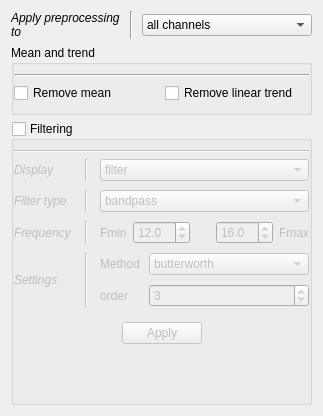
              <widget class="QWidget" name="_sigproc_page">
               <layout class="QVBoxLayout" name="verticalLayout_25">
                <item>
                 <layout class="QGridLayout" name="gridLayout_14">
                  <property name="topMargin">
                   <number>0</number>
                  </property>
                  <item row="0" column="0">
                   <widget class="QLabel" name="label_76">
                    <property name="font">
                     <font>
                      <italic>true</italic>
                      <stylestrategy>PreferDefault</stylestrategy>
                      <kerning>true</kerning>
                     </font>
                    </property>
                    <property name="text">
                     <string>Apply preprocessing
to</string>
                    </property>
                   </widget>
                  </item>
                  <item row="0" column="1">
                   <widget class="Line" name="line_36">
                    <property name="minimumSize">
                     <size>
                      <width>10</width>
                      <height>0</height>
                     </size>
                    </property>
                    <property name="orientation">
                     <enum>Qt::Vertical</enum>
                    </property>
                   </widget>
                  </item>
                  <item row="0" column="2">
                   <widget class="QComboBox" name="_SigFiltChan">
                    <property name="toolTip">
                     <string>&lt;html&gt;&lt;head/&gt;&lt;body&gt;&lt;p&gt;Display the signal, in a specific frequency band as :&lt;/p&gt;&lt;p&gt;- &amp;quot;filter&amp;quot; : simply, the filtered signal&lt;/p&gt;&lt;p&gt;- &amp;quot;amplitude&amp;quot; : the amplitude of the signal&lt;/p&gt;&lt;p&gt;- &amp;quot;power&amp;quot; : the power of the signal&lt;/p&gt;&lt;p&gt;- &amp;quot;phase&amp;quot; : the phase of the signal&lt;/p&gt;&lt;/body&gt;&lt;/html&gt;</string>
                    </property>
                    <item>
                     <property name="text">
                      <string>all channels</string>
                     </property>
                    </item>
                   </widget>
                  </item>
                  <item row="1" column="2">
                   <spacer name="horizontalSpacer_43">
                    <property name="orientation">
                     <enum>Qt::Horizontal</enum>
                    </property>
                    <property name="sizeHint" stdset="0">
                     <size>
                      <width>40</width>
                      <height>0</height>
                     </size>
                    </property>
                   </spacer>
                  </item>
                 </layout>
                </item>
                <item>
                 <widget class="QGroupBox" name="groupBox_5">
                  <property name="title">
                   <string>Mean and trend</string>
                  </property>
                  <layout class="QVBoxLayout" name="verticalLayout_7">
                   <property name="leftMargin">
                    <number>0</number>
                   </property>
                   <property name="rightMargin">
                    <number>0</number>
                   </property>
                   <item>
                    <widget class="Line" name="line_12">
                     <property name="orientation">
                      <enum>Qt::Horizontal</enum>
                     </property>
                    </widget>
                   </item>
                   <item>
                    <layout class="QGridLayout" name="gridLayout_2">
                     <item row="0" column="0">
                      <widget class="QCheckBox" name="_SigMean">
                       <property name="text">
                        <string>Remove mean</string>
                       </property>
                      </widget>
                     </item>
                     <item row="0" column="1">
                      <widget class="QCheckBox" name="_SigTrend">
                       <property name="text">
                        <string>Remove linear trend</string>
                       </property>
                      </widget>
                     </item>
                    </layout>
                   </item>
                  </layout>
                 </widget>
                </item>
                <item>
                 <widget class="QGroupBox" name="_SigFilt">
                  <property name="title">
                   <string>Filtering</string>
                  </property>
                  <property name="checkable">
                   <bool>true</bool>
                  </property>
                  <property name="checked">
                   <bool>false</bool>
                  </property>
                  <layout class="QVBoxLayout" name="verticalLayout_8">
                   <property name="leftMargin">
                    <number>0</number>
                   </property>
                   <property name="rightMargin">
                    <number>0</number>
                   </property>
                   <item>
                    <widget class="Line" name="line_11">
                     <property name="orientation">
                      <enum>Qt::Horizontal</enum>
                     </property>
                    </widget>
                   </item>
                   <item>
                    <widget class="QWidget" name="_SigFiltW" native="true">
                     <property name="enabled">
                      <bool>false</bool>
                     </property>
                     <layout class="QVBoxLayout" name="verticalLayout_9">
                      <property name="spacing">
                       <number>0</number>
                      </property>
                      <property name="leftMargin">
                       <number>0</number>
                      </property>
                      <property name="topMargin">
                       <number>0</number>
                      </property>
                      <property name="rightMargin">
                       <number>0</number>
                      </property>
                      <property name="bottomMargin">
                       <number>0</number>
                      </property>
                      <item>
                       <layout class="QGridLayout" name="gridLayout_3">
                        <property name="spacing">
                         <number>9</number>
                        </property>
                        <item row="0" column="2">
                         <widget class="QComboBox" name="_SigFiltDisp">
                          <property name="toolTip">
                           <string>&lt;html&gt;&lt;head/&gt;&lt;body&gt;&lt;p&gt;Display the signal, in a specific frequency band as :&lt;/p&gt;&lt;p&gt;- &amp;quot;filter&amp;quot; : simply, the filtered signal&lt;/p&gt;&lt;p&gt;- &amp;quot;amplitude&amp;quot; : the amplitude of the signal&lt;/p&gt;&lt;p&gt;- &amp;quot;power&amp;quot; : the power of the signal&lt;/p&gt;&lt;p&gt;- &amp;quot;phase&amp;quot; : the phase of the signal&lt;/p&gt;&lt;/body&gt;&lt;/html&gt;</string>
                          </property>
                          <item>
                           <property name="text">
                            <string>filter</string>
                           </property>
                          </item>
                          <item>
                           <property name="text">
                            <string>amplitude</string>
                           </property>
                          </item>
                          <item>
                           <property name="text">
                            <string>power</string>
                           </property>
                          </item>
                          <item>
                           <property name="text">
                            <string>phase</string>
                           </property>
                          </item>
                         </widget>
                        </item>
                        <item row="1" column="0">
                         <widget class="QLabel" name="label_18">
                          <property name="font">
                           <font>
                            <italic>true</italic>
                            <stylestrategy>PreferDefault</stylestrategy>
                            <kerning>true</kerning>
                           </font>
                          </property>
                          <property name="text">
                           <string>Filter type</string>
                          </property>
                         </widget>
                        </item>
                        <item row="2" column="0">
                         <widget class="QLabel" name="label_7">
                          <property name="font">
                           <font>
                            <italic>true</italic>
                            <stylestrategy>PreferDefault</stylestrategy>
                            <kerning>true</kerning>
                           </font>
                          </property>
                          <property name="text">
                           <string>Frequency</string>
                          </property>
                         </widget>
                        </item>
                        <item row="2" column="1">
                         <widget class="Line" name="line_24">
                          <property name="minimumSize">
                           <size>
                            <width>10</width>
                            <height>0</height>
                           </size>
                          </property>
                          <property name="orientation">
                           <enum>Qt::Vertical</enum>
                          </property>
                         </widget>
                        </item>
                        <item row="1" column="1">
                         <widget class="Line" name="line_23">
                          <property name="minimumSize">
                           <size>
                            <width>10</width>
                            <height>0</height>
                           </size>
                          </property>
                          <property name="orientation">
                           <enum>Qt::Vertical</enum>
                          </property>
                         </widget>
                        </item>
                        <item row="0" column="0">
                         <widget class="QLabel" name="label_68">
                          <property name="font">
                           <font>
                            <italic>true</italic>
                            <stylestrategy>PreferDefault</stylestrategy>
                            <kerning>true</kerning>
                           </font>
                          </property>
                          <property name="text">
                           <string>Display</string>
                          </property>
                         </widget>
                        </item>
                        <item row="0" column="1">
                         <widget class="Line" name="line_26">
                          <property name="minimumSize">
                           <size>
                            <width>10</width>
                            <height>0</height>
                           </size>
                          </property>
                          <property name="orientation">
                           <enum>Qt::Vertical</enum>
                          </property>
                         </widget>
                        </item>
                        <item row="3" column="0">
                         <widget class="QLabel" name="label_58">
                          <property name="font">
                           <font>
                            <italic>true</italic>
                            <stylestrategy>PreferDefault</stylestrategy>
                            <kerning>true</kerning>
                           </font>
                          </property>
                          <property name="text">
                           <string>Settings</string>
                          </property>
                         </widget>
                        </item>
                        <item row="4" column="2">
                         <spacer name="horizontalSpacer_40">
                          <property name="orientation">
                           <enum>Qt::Horizontal</enum>
                          </property>
                          <property name="sizeHint" stdset="0">
                           <size>
                            <width>40</width>
                            <height>0</height>
                           </size>
                          </property>
                         </spacer>
                        </item>
                        <item row="5" column="0" colspan="3">
                         <widget class="QWidget" name="widget_5" native="true">
                          <property name="minimumSize">
                           <size>
                            <width>0</width>
                            <height>0</height>
                           </size>
                          </property>
                          <layout class="QHBoxLayout" name="horizontalLayout_12">
                           <property name="topMargin">
                            <number>6</number>
                           </property>
                           <item>
                            <spacer name="horizontalSpacer_22">
                             <property name="orientation">
                              <enum>Qt::Horizontal</enum>
                             </property>
                             <property name="sizeHint" stdset="0">
                              <size>
                               <width>40</width>
                               <height>20</height>
                              </size>
                             </property>
                            </spacer>
                           </item>
                           <item>
                            <widget class="QPushButton" name="_SigFiltApply">
                             <property name="text">
                              <string>Apply</string>
                             </property>
                            </widget>
                           </item>
                           <item>
                            <spacer name="horizontalSpacer_23">
                             <property name="orientation">
                              <enum>Qt::Horizontal</enum>
                             </property>
                             <property name="sizeHint" stdset="0">
                              <size>
                               <width>40</width>
                               <height>20</height>
                              </size>
                             </property>
                            </spacer>
                           </item>
                          </layout>
                         </widget>
                        </item>
                        <item row="1" column="2">
                         <widget class="QComboBox" name="_SigFiltBand">
                          <property name="toolTip">
                           <string>&lt;html&gt;&lt;head/&gt;&lt;body&gt;&lt;p&gt;- bandpass: keep only frequencies between [fmin, fmax]&lt;/p&gt;&lt;p&gt;- bandstop: remove frequencies between [fmin, fmax]&lt;/p&gt;&lt;p&gt;- lowpass: keep only frequencies under fmax&lt;/p&gt;&lt;p&gt;- highpass: keep only frequencies over fmin&lt;/p&gt;&lt;/body&gt;&lt;/html&gt;</string>
                          </property>
                          <item>
                           <property name="text">
                            <string>bandpass</string>
                           </property>
                          </item>
                          <item>
                           <property name="text">
                            <string>bandstop</string>
                           </property>
                          </item>
                          <item>
                           <property name="text">
                            <string>lowpass</string>
                           </property>
                          </item>
                          <item>
                           <property name="text">
                            <string>highpass</string>
                           </property>
                          </item>
                         </widget>
                        </item>
                        <item row="2" column="2">
                         <widget class="QWidget" name="widget_4" native="true">
                          <layout class="QHBoxLayout" name="horizontalLayout_7">
                           <property name="leftMargin">
                            <number>0</number>
                           </property>
                           <property name="topMargin">
                            <number>0</number>
                           </property>
                           <property name="rightMargin">
                            <number>0</number>
                           </property>
                           <property name="bottomMargin">
                            <number>0</number>
                           </property>
                           <item>
                            <layout class="QHBoxLayout" name="horizontalLayout_5">
                             <property name="topMargin">
                              <number>0</number>
                             </property>
                             <item>
                              <widget class="QLabel" name="label_9">
                               <property name="text">
                                <string>Fmin</string>
                               </property>
                              </widget>
                             </item>
                             <item>
                              <widget class="QDoubleSpinBox" name="_SigFiltFrom">
                               <property name="decimals">
                                <number>1</number>
                               </property>
                               <property name="minimum">
                                <double>0.100000000000000</double>
                               </property>
                               <property name="maximum">
                                <double>200.000000000000000</double>
                               </property>
                               <property name="value">
                                <double>12.000000000000000</double>
                               </property>
                              </widget>
                             </item>
                             <item>
                              <spacer name="horizontalSpacer_15">
                               <property name="orientation">
                                <enum>Qt::Horizontal</enum>
                               </property>
                               <property name="sizeType">
                                <enum>QSizePolicy::Fixed</enum>
                               </property>
                               <property name="sizeHint" stdset="0">
                                <size>
                                 <width>20</width>
                                 <height>20</height>
                                </size>
                               </property>
                              </spacer>
                             </item>
                             <item>
                              <widget class="QDoubleSpinBox" name="_SigFiltTo">
                               <property name="decimals">
                                <number>1</number>
                               </property>
                               <property name="minimum">
                                <double>0.100000000000000</double>
                               </property>
                               <property name="maximum">
                                <double>200.000000000000000</double>
                               </property>
                               <property name="value">
                                <double>16.000000000000000</double>
                               </property>
                              </widget>
                             </item>
                             <item>
                              <widget class="QLabel" name="label_8">
                               <property name="text">
                                <string>Fmax</string>
                               </property>
                              </widget>
                             </item>
                            </layout>
                           </item>
                          </layout>
                         </widget>
                        </item>
                        <item row="3" column="1">
                         <widget class="Line" name="line_25">
                          <property name="minimumSize">
                           <size>
                            <width>10</width>
                            <height>0</height>
                           </size>
                          </property>
                          <property name="orientation">
                           <enum>Qt::Vertical</enum>
                          </property>
                         </widget>
                        </item>
                        <item row="3" column="2">
                         <layout class="QGridLayout" name="gridLayout_10">
                          <property name="topMargin">
                           <number>0</number>
                          </property>
                          <item row="0" column="0">
                           <widget class="QLabel" name="label_10">
                            <property name="text">
                             <string>Method</string>
                            </property>
                           </widget>
                          </item>
                          <item row="1" column="0">
                           <widget class="QLabel" name="label_11">
                            <property name="text">
                             <string>order</string>
                            </property>
                           </widget>
                          </item>
                          <item row="1" column="1">
                           <widget class="QSpinBox" name="_SigFiltOrder">
                            <property name="toolTip">
                             <string>&lt;html&gt;&lt;head/&gt;&lt;body&gt;&lt;p&gt;Choose filter order and control narrow band. It is not recommended to use filter order over 3 (can provoc distorsion).&lt;/p&gt;&lt;/body&gt;&lt;/html&gt;</string>
                            </property>
                            <property name="minimum">
                             <number>1</number>
                            </property>
                            <property name="maximum">
                             <number>20</number>
                            </property>
                            <property name="value">
                             <number>3</number>
                            </property>
                           </widget>
                          </item>
                          <item row="0" column="1">
                           <widget class="QComboBox" name="_SigFiltMeth">
                            <item>
                             <property name="text">
                              <string>butterworth</string>
                             </property>
                            </item>
                            <item>
                             <property name="text">
                              <string>bessel</string>
                             </property>
                            </item>
                           </widget>
                          </item>
                          <item row="2" column="1">
                           <spacer name="horizontalSpacer_41">
                            <property name="orientation">
                             <enum>Qt::Horizontal</enum>
                            </property>
                            <property name="sizeHint" stdset="0">
                             <size>
                              <width>40</width>
                              <height>0</height>
                             </size>
                            </property>
                           </spacer>
                          </item>
                         </layout>
                        </item>
                       </layout>
                      </item>
                     </layout>
                    </widget>
                   </item>
                   <item>
                    <spacer name="verticalSpacer">
                     <property name="orientation">
                      <enum>Qt::Vertical</enum>
                     </property>
                     <property name="sizeHint" stdset="0">
                      <size>
                       <width>20</width>
                       <height>40</height>
                      </size>
                     </property>
                    </spacer>
                   </item>
                  </layout>
                 </widget>
                </item>
               </layout>
              </widget>
